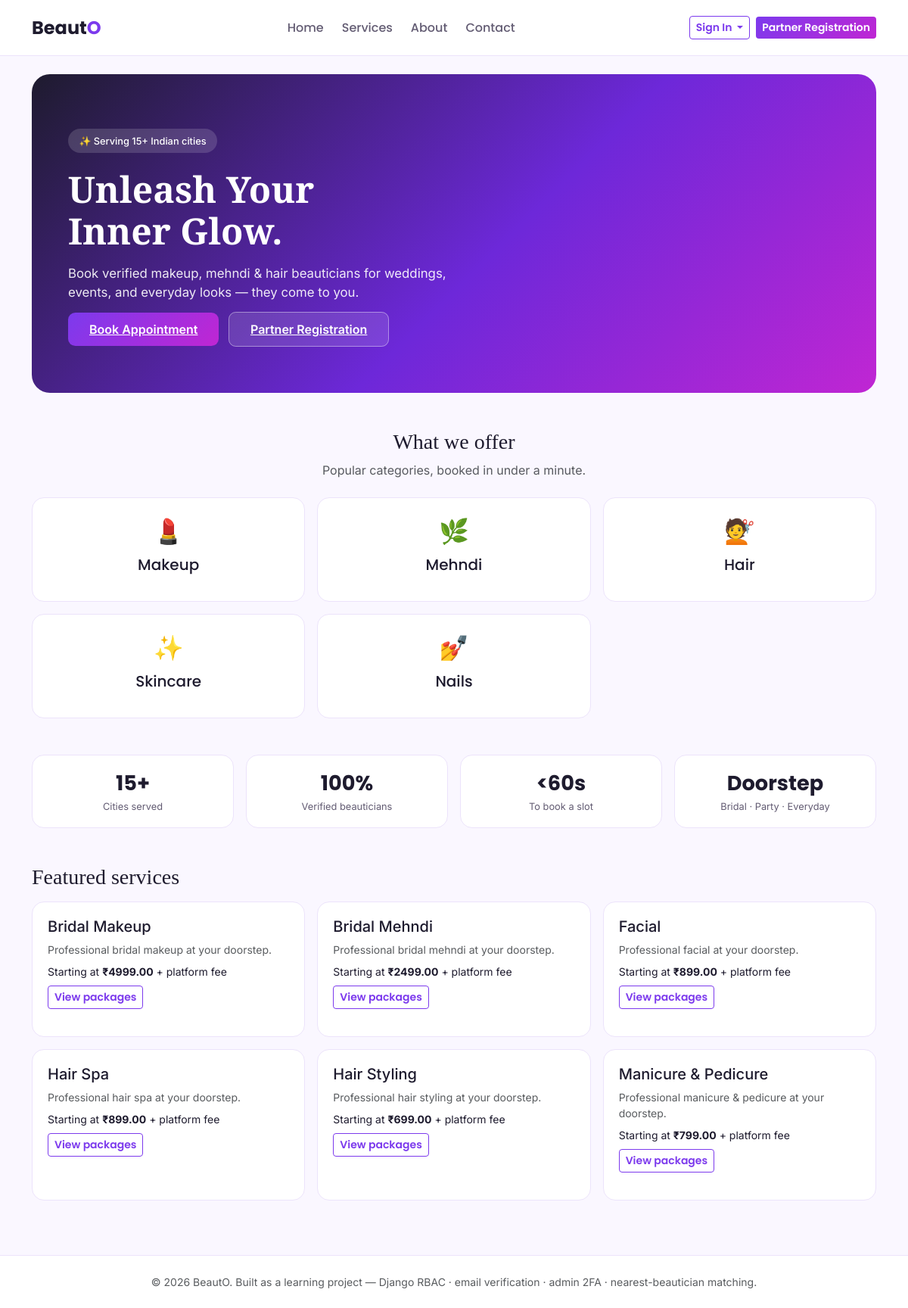
The page / on the database its author committed.
### services/models.py (models this page shows, shortened)
class ServiceCategory(models.Model):
    name = models.CharField(max_length=60, unique=True)
    icon = models.CharField(max_length=10, blank=True, help_text="An emoji works fine, e.g. 💇")
    order = models.PositiveIntegerField(default=0)
    class Meta:
        ordering = ["order", "name"]
        verbose_name_plural = "Service categories"

class Service(models.Model):
    category = models.ForeignKey(ServiceCategory, on_delete=models.CASCADE, related_name="services")
    name = models.CharField(max_length=120)
    description = models.TextField(blank=True)
    platform_fee = models.DecimalField(
        max_digits=8, decimal_places=2, default=49,
        help_text="Fixed platform fee added on top of every package's price for this service.",
    )
    is_active = models.BooleanField(default=True)
    class Meta:
        ordering = ["name"]
    def starting_price(self):
        cheapest = self.packages.order_by("price").first()
        return cheapest.price if cheapest else None

class ServicePackage(models.Model):
    service = models.ForeignKey(Service, on_delete=models.CASCADE, related_name="packages")
    name = models.CharField(max_length=100, help_text="e.g. Basic, Premium, Bridal Deluxe")
    description = models.TextField(blank=True)
    price = models.DecimalField(max_digits=8, decimal_places=2)
    duration_minutes = models.PositiveIntegerField(default=60)
    is_active = models.BooleanField(default=True)
    class Meta:
        ordering = ["price"]

### pages/views.py (the view)
# urls.py: path("", include("pages.urls")),          # home / about / services / contact
def home(request):
    categories = ServiceCategory.objects.prefetch_related("services__packages")[:5]
    featured_services = Service.objects.filter(is_active=True).select_related("category")[:6]
    return render(request, "pages/home.html", {"categories": categories, "featured_services": featured_services})

### notifications/context_processors.py (called while the page is built)
def unread_notifications(request):
    if request.user.is_authenticated and getattr(request.user, "is_admin_role", lambda: False)():
        count = Notification.objects.filter(is_read=False).count()
        return {"unread_notification_count": count}
    return {}

### templates/pages/home.html (shortened to what this page needs)
{% extends "base.html" %}
{% block content %}
<div class="hero mb-5">
  <span class="badge-cities">✨ Serving 15+ Indian cities</span>
  <h1 class="mb-3">Unleash Your<br>Inner Glow.</h1>
  <p class="mb-4" style="max-width: 560px; opacity: 0.9; font-size: 1.05rem;">
    Book verified makeup, mehndi &amp; hair beauticians for weddings, events, and everyday
    looks — they come to you.
  </p>
  <a href="{% url 'pages:services' %}" class="btn-hero-light me-2">Book Appointment</a>
  {% if not user.is_authenticated %}
    <a href="{% url 'accounts:register_beautician' %}" class="btn-hero-outline">Partner Registration</a>
  {% endif %}
</div>
<div class="text-center mb-4">
  <h2 class="h3">What we offer</h2>
  <p class="text-muted">Popular categories, booked in under a minute.</p>
</div>
<div class="row g-3 mb-5">
  {% for category in categories %}
    <div class="col-md-4 col-6">
      <a href="{% url 'pages:services' %}?category={{ category.pk }}" class="text-decoration-none">
        <div class="card-beauto text-center h-100">
          <div style="font-size: 2rem;">{{ category.icon }}</div>
          <h5 class="mt-2 mb-0" style="font-family: 'Poppins', sans-serif; color: var(--charcoal);">{{ category.name }}</h5>
        </div>
      </a>
    </div>
  {% empty %}
    <div class="col-12 text-center text-muted">
      No categories yet — run <code>python manage.py seed_services</code> to add demo data.
    </div>
  {% endfor %}
</div>
<div class="row g-3 mb-5">
  <div class="col-md-3 col-6"><div class="stat-box"><div class="value">15+</div><div class="label">Cities served</div></div></div>
  <div class="col-md-3 col-6"><div class="stat-box"><div class="value">100%</div><div class="label">Verified beauticians</div></div></div>
  <div class="col-md-3 col-6"><div class="stat-box"><div class="value">&lt;60s</div><div class="label">To book a slot</div></div></div>
  <div class="col-md-3 col-6"><div class="stat-box"><div class="value">Doorstep</div><div class="label">Bridal · Party · Everyday</div></div></div>
</div>
{% if featured_services %}
<h2 class="h3 mb-3">Featured services</h2>
<div class="row g-3">
  {% for service in featured_services %}
    <div class="col-md-4">
      <div class="card-beauto h-100">
        <h5>{{ service.name }}</h5>
        <p class="text-muted small mb-2">{{ service.description|truncatewords:14 }}</p>
        <p class="mb-2 small">Starting at <strong>₹{{ service.starting_price }}</strong> + platform fee</p>
        <a href="{% url 'pages:services' %}?category={{ service.category_id }}" class="btn btn-sm btn-outline-beauto">View packages</a>
      </div>
    </div>
  {% endfor %}
</div>
{% endif %}
{% endblock %}

### templates/base.html (shortened to what this page needs)
{% load static %}
<!DOCTYPE html>
<html lang="en">
<head>
  <link rel="stylesheet" href="https://cdn.jsdelivr.net/npm/bootstrap@5.3.3/dist/css/bootstrap.min.css">
  <link rel="stylesheet" href="{% static 'css/style.css' %}">
</head>
<body>
  <nav class="navbar navbar-expand-lg beauto-nav sticky-top">
    <div class="container">
      <a class="navbar-brand" href="{% url 'pages:home' %}">Beaut<span>O</span></a>
      <div class="collapse navbar-collapse" id="navMain">
        <ul class="navbar-nav mx-auto gap-2">
          <li class="nav-item"><a class="nav-link" href="{% url 'pages:home' %}">Home</a></li>
          <li class="nav-item"><a class="nav-link" href="{% url 'pages:services' %}">Services</a></li>
          <li class="nav-item"><a class="nav-link" href="{% url 'pages:about' %}">About</a></li>
          <li class="nav-item"><a class="nav-link" href="{% url 'pages:contact' %}">Contact</a></li>
        </ul>
        <div class="d-flex align-items-center gap-2 flex-wrap">
          {% if user.is_authenticated %}
            {% if user.is_admin_role %}
              <a href="{% url 'adminpanel:dashboard' %}" class="btn btn-sm btn-outline-beauto">Admin panel</a>
            {% elif user.role == 'beautician' %}
              <a href="{% url 'bookings:beautician_dashboard' %}" class="btn btn-sm btn-outline-beauto">My orders</a>
            {% else %}
              <a href="{% url 'bookings:customer_dashboard' %}" class="btn btn-sm btn-outline-beauto">My bookings</a>
            {% endif %}
            <span class="text-muted small d-none d-md-inline">{{ user.get_full_name|default:user.username }}</span>
            <form action="{% url 'accounts:logout' %}" method="post" class="mb-0 d-inline">
              {% csrf_token %}
              <button class="btn btn-sm btn-light">Sign out</button>
            </form>
          {% else %}
            <div class="dropdown">
              <button class="btn btn-sm btn-outline-beauto dropdown-toggle" type="button" data-bs-toggle="dropdown">
                Sign In
              </button>
            </div>
            <a href="{% url 'accounts:register_beautician' %}" class="btn btn-sm btn-beauto">Partner Registration</a>
          {% endif %}
        </div>
      </div>
    </div>
  </nav>
  <div class="container py-4">
    {% block content %}{% endblock %}
  </div>
  <footer class="beauto-footer mt-5 py-4">
    <div class="container text-center text-muted small">
      © {% now "Y" %} BeautO. Built as a learning project — Django RBAC · email verification · admin 2FA · nearest-beautician matching.
    </div>
  </footer>
</body>
</html>

### static/css/style.css (style rules this page uses)
:root { --violet: #7C3AED; --violet-dark: #6D28D9; --magenta: #C026D3; --charcoal: #1E1B2E; --mist: #FAF7FF; --slate: #635C73; --lavender: #F1E9FE; }
body { font-family: 'Inter', sans-serif; background: var(--mist); color: var(--charcoal); }
h1, h2, h3, h4 { font-family: 'Playfair Display', serif; font-weight: 700; }
.navbar-brand, .btn, .nav-link, label, .form-label, .card-label { font-family: 'Poppins', sans-serif; }
.beauto-nav { background: #FFFFFF; border-bottom: 1px solid #ECE3FB; padding: 0.85rem 0; }
.navbar-brand { font-weight: 700; font-size: 1.5rem; color: var(--charcoal) !important; }
.navbar-brand span { color: var(--violet); }
.nav-link { color: var(--slate) !important; font-weight: 500; }
.btn-beauto { background: linear-gradient(135deg, var(--violet), var(--magenta)); border: none; color: #fff; font-weight: 600; }
.btn-outline-beauto { border: 1px solid var(--violet); color: var(--violet); background: transparent; font-weight: 600; }
.hero { background: linear-gradient(135deg, var(--charcoal) 0%, var(--violet-dark) 55%, var(--magenta) 100%); color: #fff; border-radius: 1.5rem; padding: 4.5rem 3rem; position: relative; overflow: hidden; }
.hero h1 { font-size: 3rem; line-height: 1.15; color: #fff; }
.hero .badge-cities { background: rgba(255,255,255,0.15); color: #fff; font-family: 'Inter', sans-serif; font-weight: 500; font-size: 0.8rem; padding: 0.4rem 0.9rem; border-radius: 999px; display: inline-block; margin-bottom: 1.25rem; }
.btn-hero-light { background: linear-gradient(135deg, var(--violet), var(--magenta)); border: none; color: #fff; font-weight: 600; padding: 0.75rem 1.75rem; border-radius: 0.6rem; }
.btn-hero-outline { background: rgba(255,255,255,0.12); border: 1px solid rgba(255,255,255,0.4); color: #fff; font-weight: 600; padding: 0.75rem 1.75rem; border-radius: 0.6rem; }
.card-beauto { background: #fff; border: 1px solid #ECE3FB; border-radius: 1rem; padding: 1.25rem; margin-bottom: 1rem; transition: border-color 0.15s ease, transform 0.15s ease; }
.stat-box { background: #fff; border: 1px solid #ECE3FB; border-radius: 1rem; padding: 1.1rem 1.25rem; text-align: center; }
.stat-box .value { font-family: 'Poppins', sans-serif; font-size: 1.7rem; font-weight: 700; color: var(--charcoal); }
.stat-box .label { font-size: 0.8rem; color: var(--slate); }
.beauto-footer { background: #fff; border-top: 1px solid #ECE3FB; }
a { color: var(--violet); }

### rows shown on the page
ServiceCategory: icon "💄", name "Makeup"
ServiceCategory: icon "🌿", name "Mehndi"
ServiceCategory: icon "💇", name "Hair"
ServiceCategory: icon "✨", name "Skincare"
ServiceCategory: icon "💅", name "Nails"
Service: name "Bridal Makeup", description "Professional bridal makeup at your doorstep.", starting_price "4999.00"
Service: name "Bridal Mehndi", description "Professional bridal mehndi at your doorstep.", starting_price "2499.00"
Service: name "Facial", description "Professional facial at your doorstep.", starting_price "899.00"
Service: name "Hair Spa", description "Professional hair spa at your doorstep.", starting_price "899.00"
Service: name "Hair Styling", description "Professional hair styling at your doorstep.", starting_price "699.00"
Service: name "Manicure & Pedicure", description "Professional manicure & pedicure at your doorstep.", starting_price "799.00"
